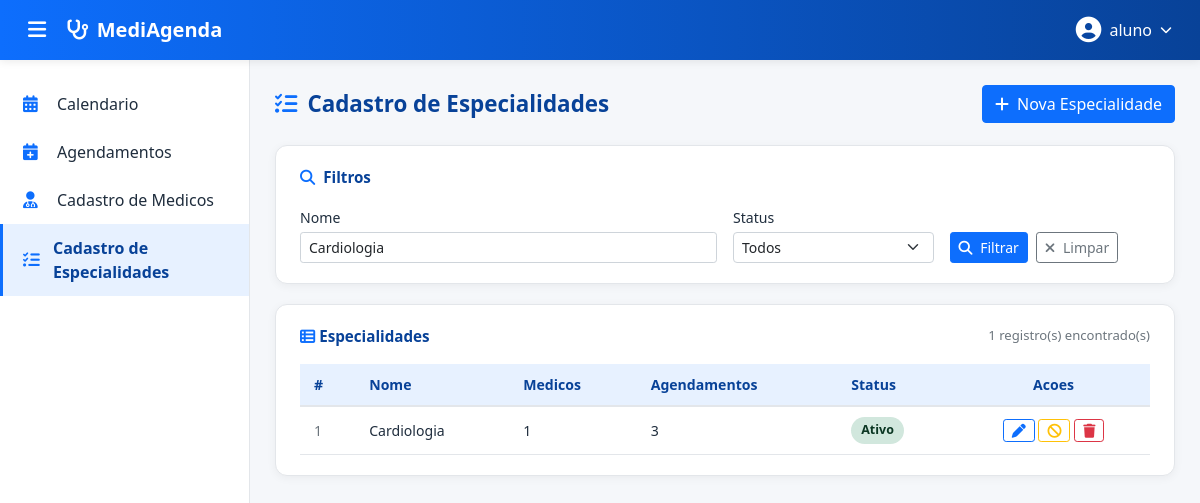
The page /www/cadastro_especialidades.php?nome=Cardiologia (signed in) on the database its author committed.
### tables this page shows
create table if not exists usuario (
    cod_usuario int unsigned not null auto_increment,
    nome varchar(150) not null,
    email varchar(150) not null,
    username varchar(255) not null unique,
    pass varchar(20) not null,
    primary key (cod_usuario)
);

CREATE TABLE IF NOT EXISTS especialidades (
    id         INT          UNSIGNED NOT NULL AUTO_INCREMENT,
    nome       VARCHAR(100) NOT NULL,
    status     ENUM('Ativo','Inativo') NOT NULL DEFAULT 'Ativo',
    created_at TIMESTAMP    NOT NULL DEFAULT CURRENT_TIMESTAMP,
    updated_at TIMESTAMP    NOT NULL DEFAULT CURRENT_TIMESTAMP ON UPDATE CURRENT_TIMESTAMP,

    PRIMARY KEY (id),
    UNIQUE KEY uq_especialidade_nome (nome)
);

### www/cadastro_especialidades.php (the view, shortened to what this page needs)
<?php
require_once("conexao.php");
function h($valor) {
    return htmlspecialchars((string)$valor, ENT_QUOTES, 'UTF-8');
}
$cod_usuario = (int)$_SESSION['cod_usuario'];
$operadorNome = "";
$usuarioResult = mysqli_query($conexao_bd, "SELECT nome, email FROM usuario WHERE cod_usuario = $cod_usuario");
if ($usuario = mysqli_fetch_assoc($usuarioResult)) {
    $operadorNome = $usuario['nome'];
}
$filtroNome = trim(isset($_GET['nome']) ? $_GET['nome'] : '');
$where = array();
if ($filtroNome !== '') {
    $nomeBusca = mysqli_real_escape_string($conexao_bd, $filtroNome);
    $where[] = "e.nome LIKE '%$nomeBusca%'";
}
$whereSql = count($where) ? "WHERE " . implode(" AND ", $where) : "";
$especialidades = array();
$sql = "SELECT e.id, e.nome, e.status,
               COUNT(DISTINCT m.id) AS total_medicos,
               COUNT(DISTINCT a.id) AS total_agendamentos
          FROM especialidades e
     LEFT JOIN medicos m ON m.especialidade_id = e.id
     LEFT JOIN agendamentos a ON a.especialidade_id = e.id
          $whereSql
      GROUP BY e.id, e.nome, e.status
      ORDER BY e.nome";
$result = mysqli_query($conexao_bd, $sql);
while ($row = mysqli_fetch_assoc($result)) {
    $especialidades[] = $row;
}
?>
<!DOCTYPE html>
<html lang="pt-BR">
<head>
    <link href="https://cdn.jsdelivr.net/npm/bootstrap@5.0.2/dist/css/bootstrap.min.css" rel="stylesheet">
    <link rel="stylesheet" href="https://cdnjs.cloudflare.com/ajax/libs/font-awesome/6.5.1/css/all.min.css">
</head>
<body>
    <nav class="navbar-topo d-flex align-items-center justify-content-between px-3">
        <div class="d-flex align-items-center gap-2">
            <button class="btn-sanduiche" id="btnSanduiche" title="Menu"><i class="fa-solid fa-bars"></i></button>
            <a class="navbar-brand mb-0 d-flex align-items-center" href="principal.php"><i class="fa-solid fa-stethoscope"></i><span>MediAgenda</span></a>
        </div>
        <div class="dropdown">
            <button class="operador-toggle" type="button" id="dropdownOperador" data-bs-toggle="dropdown" aria-expanded="false">
                <i class="fa-solid fa-circle-user"></i><span class="d-none d-md-inline"><?php echo h($operadorNome) ?></span><i class="fa-solid fa-chevron-down" style="font-size:0.75rem;"></i>
            </button>
        </div>
    </nav>
    <aside class="sidebar" id="sidebar">
        <ul class="nav flex-column">
            <li class="nav-item"><a class="nav-link" href="principal.php"><i class="fa-solid fa-calendar-days"></i> Calendario</a></li>
            <li class="nav-item"><a class="nav-link" href="cadastro_agendas.php"><i class="fa-solid fa-calendar-plus"></i> Agendamentos</a></li>
            <li class="nav-item"><a class="nav-link" href="cadastro_medicos.php"><i class="fa-solid fa-user-doctor"></i> Cadastro de Medicos</a></li>
            <li class="nav-item"><a class="nav-link ativo" href="cadastro_especialidades.php"><i class="fa-solid fa-list-check"></i> Cadastro de Especialidades</a></li>
        </ul>
    </aside>
    <main class="conteudo-principal" id="conteudoPrincipal">
        <div class="page-header">
            <h2><i class="fa-solid fa-list-check"></i> Cadastro de Especialidades</h2>
            <button class="btn btn-primary" data-bs-toggle="modal" data-bs-target="#modalFormEspecialidade"><i class="fa-solid fa-plus me-1"></i> Nova Especialidade</button>
        </div>
        <div class="card-pagina">
            <div class="card-titulo"><i class="fa-solid fa-magnifying-glass"></i> Filtros</div>
            <form method="GET" action="cadastro_especialidades.php">
                <div class="row g-3">
                    <div class="col-md-6">
                        <label for="filtroNome">Nome</label>
                        <input type="text" class="form-control form-control-sm" id="filtroNome" name="nome" placeholder="Nome da especialidade" value="<?php echo h($filtroNome) ?>">
                    </div>
                    <div class="col-md-3">
                        <label for="filtroStatus">Status</label>
                        <select class="form-select form-select-sm" id="filtroStatus" name="status">
                            <option value="">Todos</option>
                        </select>
                    </div>
                    <div class="col-md-3 d-flex align-items-end gap-2">
                        <button type="submit" class="btn btn-primary btn-sm"><i class="fa-solid fa-magnifying-glass me-1"></i> Filtrar</button>
                        <a href="cadastro_especialidades.php" class="btn btn-outline-secondary btn-sm"><i class="fa-solid fa-xmark me-1"></i> Limpar</a>
                    </div>
                </div>
            </form>
        </div>
        <div class="card-pagina">
            <div class="card-titulo d-flex justify-content-between align-items-center">
                <span><i class="fa-solid fa-table-list"></i> Especialidades</span>
                <span class="text-muted" style="font-size:0.82rem; font-weight:400;"><?php echo count($especialidades) ?> registro(s) encontrado(s)</span>
            </div>
            <div class="table-responsive">
                <table class="tabela-especialidades">
                    <thead>
                        <tr>
                            <th>#</th><th>Nome</th><th>Medicos</th><th>Agendamentos</th><th>Status</th><th class="text-center">Acoes</th>
                        </tr>
                    </thead>
                    <tbody>
                        <?php if (empty($especialidades)): ?>
                            <tr><td colspan="6" class="text-center text-muted py-4"><i class="fa-solid fa-list-check me-2"></i>Nenhuma especialidade encontrada.</td></tr>
                        <?php else: ?>
                            <?php foreach ($especialidades as $esp):
                                $classeBadge = $esp['status'] === 'Ativo' ? 'badge-ativo' : 'badge-inativo';
                            ?>
                                <tr>
                                    <td class="text-muted"><?php echo (int)$esp['id'] ?></td>
                                    <td><?php echo h($esp['nome']) ?></td>
                                    <td><?php echo (int)$esp['total_medicos'] ?></td>
                                    <td><?php echo (int)$esp['total_agendamentos'] ?></td>
                                    <td><span class="badge-status <?php echo $classeBadge ?>"><?php echo h($esp['status']) ?></span></td>
                                    <td class="text-center" style="white-space:nowrap;">
                                        <button class="btn btn-sm btn-outline-primary py-0 px-2 btn-editar" title="Editar" data-id="<?php echo (int)$esp['id'] ?>" data-nome="<?php echo h($esp['nome']) ?>" data-status="<?php echo h($esp['status']) ?>"><i class="fa-solid fa-pen"></i></button>
                                        <button class="btn btn-sm btn-outline-warning py-0 px-2 btn-inativar" title="Inativar" data-id="<?php echo (int)$esp['id'] ?>" data-nome="<?php echo h($esp['nome']) ?>"><i class="fa-solid fa-ban"></i></button>
                                        <button class="btn btn-sm btn-outline-danger py-0 px-2 btn-excluir" title="Excluir definitivamente" data-id="<?php echo (int)$esp['id'] ?>" data-nome="<?php echo h($esp['nome']) ?>"><i class="fa-solid fa-trash"></i></button>
                                    </td>
                                </tr>
                            <?php endforeach; ?>
                        <?php endif; ?>
                    </tbody>
                </table>
            </div>
        </div>
    </main>
</body>
</html>

### www/cadastro_especialidades.php (style rules this page uses)
:root { --azul-primario:#0d6efd; --azul-escuro:#084298; --azul-claro:#e7f1ff; --cinza-fundo:#f5f7fa; --cinza-borda:#e3e6ea; --texto-escuro:#1f2d3d; --sidebar-larg:250px; }
body { background-color:var(--cinza-fundo); font-family:'Segoe UI', Tahoma, sans-serif; color:var(--texto-escuro); overflow-x:hidden; }
.navbar-topo { background:linear-gradient(90deg,var(--azul-primario) 0%,var(--azul-escuro) 100%); height:60px; box-shadow:0 2px 8px rgba(0,0,0,0.08); position:fixed; top:0; left:0; right:0; z-index:1030; }
.navbar-topo .navbar-brand { color:#fff; font-weight:600; font-size:1.25rem; }
.navbar-topo .navbar-brand i { margin-right:8px; }
.btn-sanduiche { background:transparent; border:none; color:#fff; font-size:1.3rem; padding:6px 12px; border-radius:6px; transition:background 0.2s; }
.operador-toggle { background:transparent; border:none; color:#fff; display:flex; align-items:center; gap:8px; padding:6px 12px; border-radius:30px; transition:background 0.2s; }
.operador-toggle i.fa-circle-user { font-size:1.6rem; }
.sidebar { position:fixed; top:60px; left:0; width:var(--sidebar-larg); height:calc(100vh - 60px); background:#fff; border-right:1px solid var(--cinza-borda); padding:20px 0; transition:transform 0.3s ease; z-index:1020; overflow-y:auto; }
.sidebar .nav-link { color:var(--texto-escuro); padding:12px 20px; border-left:3px solid transparent; transition:all 0.2s; display:flex; align-items:center; gap:12px; }
.sidebar .nav-link i { width:22px; color:var(--azul-primario); font-size:1.05rem; }
.sidebar .nav-link:hover, .sidebar .nav-link.ativo { background:var(--azul-claro); border-left-color:var(--azul-primario); color:var(--azul-escuro); }
.sidebar .nav-link.ativo { font-weight:600; }
.conteudo-principal { margin-top:60px; margin-left:var(--sidebar-larg); padding:25px; transition:margin-left 0.3s ease; min-height:calc(100vh - 60px); }
.page-header { display:flex; align-items:center; justify-content:space-between; flex-wrap:wrap; gap:12px; margin-bottom:22px; }
.page-header h2 { font-size:1.4rem; font-weight:700; color:var(--azul-escuro); margin:0; display:flex; align-items:center; gap:10px; }
.page-header h2 i, .card-pagina .card-titulo i { color:var(--azul-primario); }
.card-pagina { background:#fff; border-radius:12px; box-shadow:0 2px 10px rgba(0,0,0,0.05); border:1px solid var(--cinza-borda); padding:20px 24px; margin-bottom:20px; }
.card-pagina .card-titulo { font-weight:600; font-size:0.95rem; color:var(--azul-escuro); margin-bottom:16px; display:flex; align-items:center; gap:8px; }
.tabela-especialidades { width:100%; border-collapse:separate; border-spacing:0; font-size:0.88rem; }
.tabela-especialidades thead th { background:var(--azul-claro); color:var(--azul-escuro); font-weight:600; padding:10px 14px; border-bottom:2px solid var(--cinza-borda); white-space:nowrap; }
.tabela-especialidades tbody td { padding:10px 14px; border-bottom:1px solid var(--cinza-borda); vertical-align:middle; }
.badge-status { display:inline-block; padding:4px 10px; border-radius:20px; font-size:0.78rem; font-weight:600; }
.badge-ativo { background:#d1e7dd; color:#0a3622; }
.modal-form label, .card-pagina label { font-weight:500; font-size:0.88rem; margin-bottom:4px; }

### rows shown on the page
usuario: nome "aluno"
especialidades: id "1", nome "Cardiologia", total_medicos "1", total_agendamentos "3", status "Ativo"

### other values the page prints
count($especialidades) "1"
